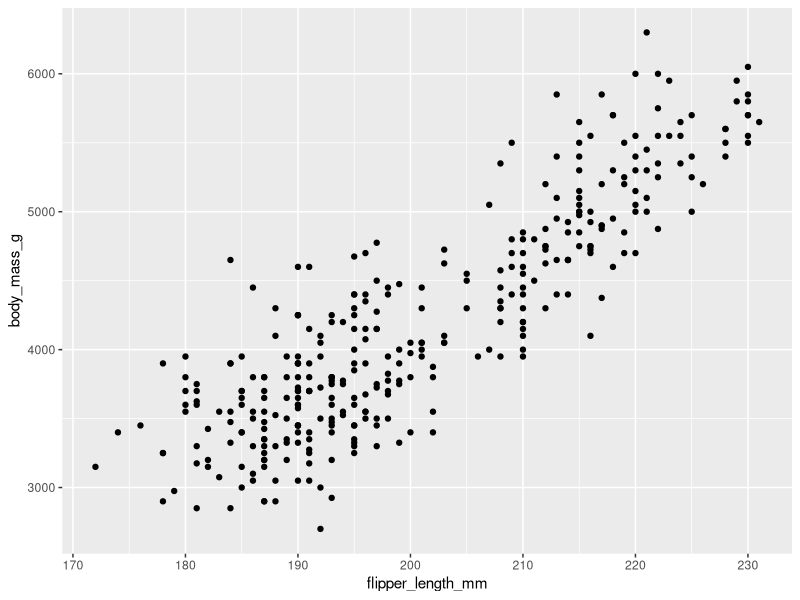
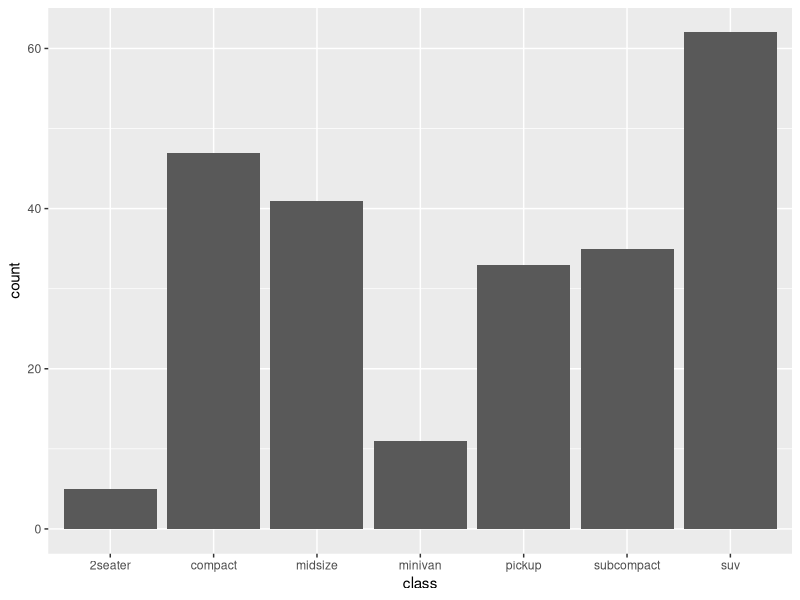
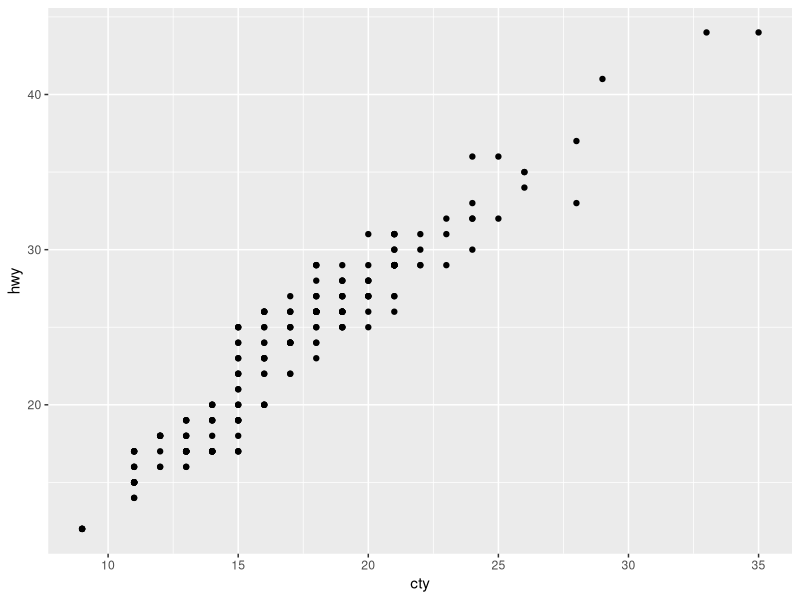
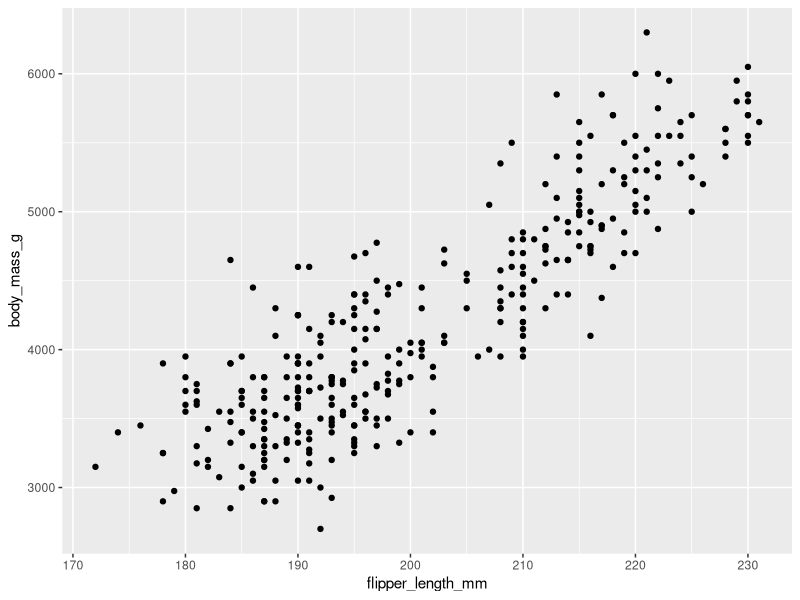
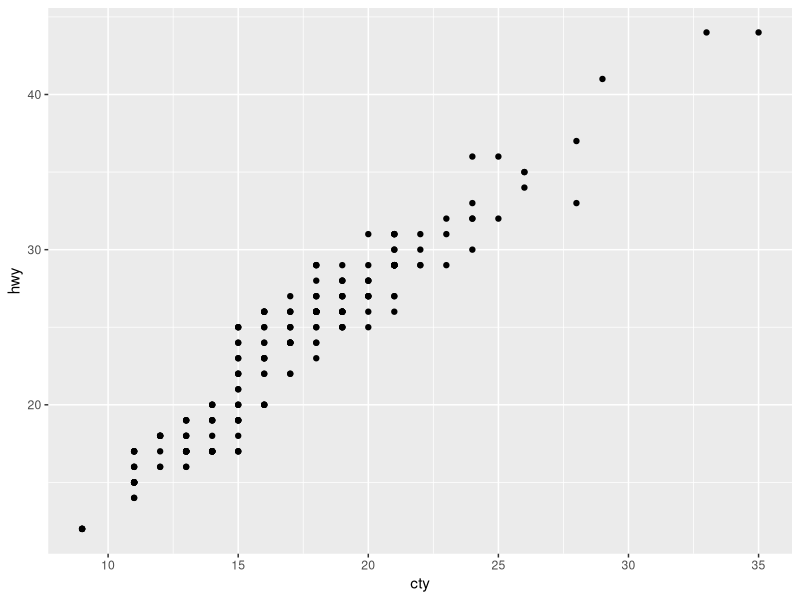

Source code (R) for these figures, in order:
"
Once you’ve made a plot, you might want to get it out of R by saving it as an image that you can use elsewhere. 
That’s the job of ggsave(), which will save the plot most recently created to disk:
"

library(tidyverse)
library(palmerpenguins)
library(ggthemes)
library(ggplot2)
library(forcats)

ggplot(penguins, aes(x = flipper_length_mm, y = body_mass_g)) +
  geom_point()
ggsave(filename = "penguin-plot.png")

# 1.6.1 Exercises 
# 
# 1. Run the following lines of code. Which of the two plots is saved as mpg-plot.png? Why?

ggplot(mpg, aes(x = class)) +
  geom_bar()
ggplot(mpg, aes(x = cty, y = hwy)) +
  geom_point()
ggsave("mpg-plot.png")

# Answer: Since the second plot (geom_point()) is the last plot generated, it is the one that gets saved when ggsave() is called.